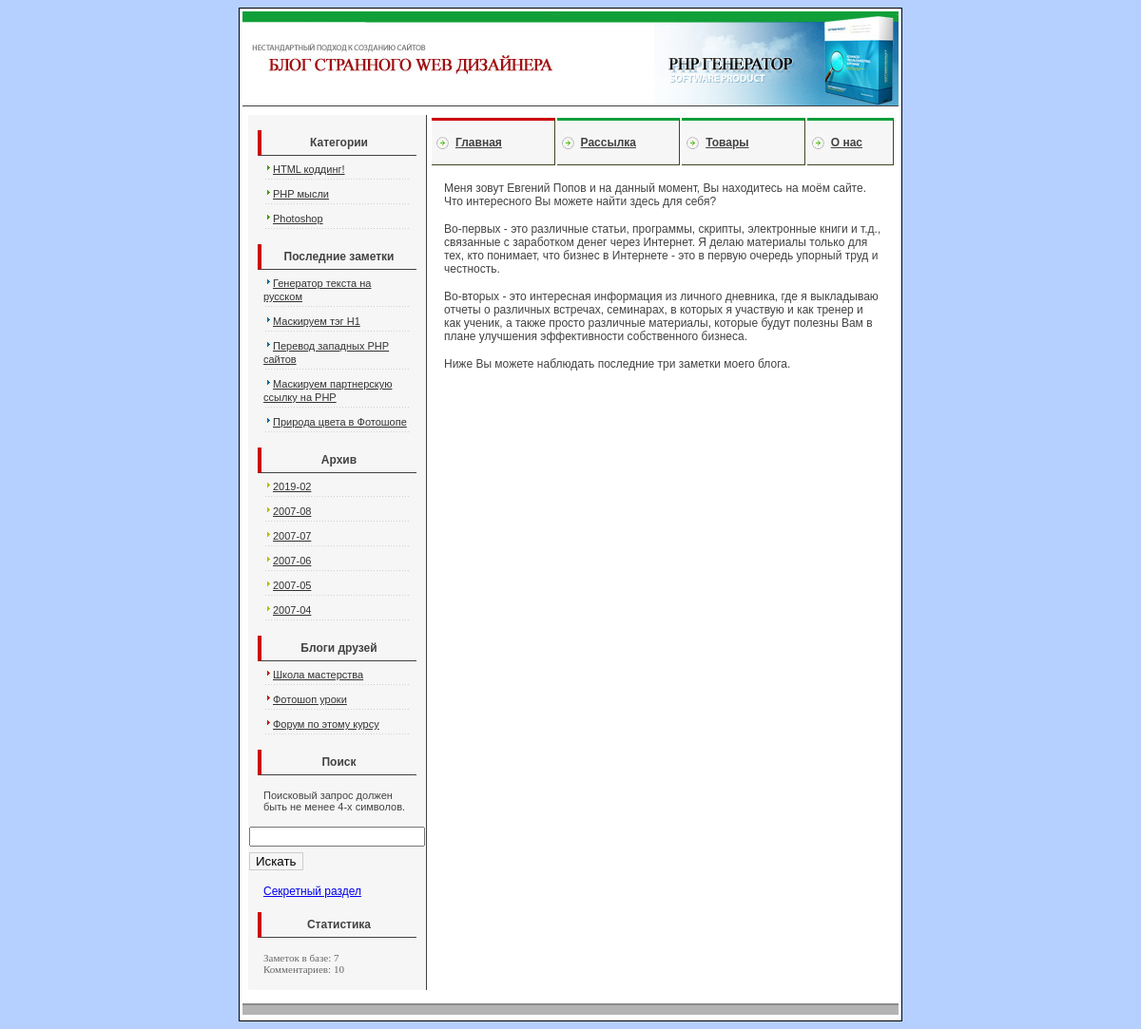
The page / on the database its author committed.
### tables this page shows
CREATE TABLE `categories` (
  `id` int(2) NOT NULL,
  `title` varchar(255) NOT NULL,
  `meta_d` varchar(255) NOT NULL,
  `meta_k` varchar(255) NOT NULL,
  `mytext` text NOT NULL
);

CREATE TABLE `data` (
  `id` int(5) NOT NULL,
  `cat` int(1) NOT NULL DEFAULT '0',
  `meta_d` varchar(255) NOT NULL DEFAULT '',
  `meta_k` varchar(255) NOT NULL DEFAULT '',
  `description` text NOT NULL,
  `text` text NOT NULL,
  `view` int(7) NOT NULL DEFAULT '0',
  `author` varchar(100) NOT NULL DEFAULT '',
  `date` date NOT NULL,
  `mini_img` varchar(255) NOT NULL DEFAULT '',
  `title` varchar(255) NOT NULL DEFAULT '',
  `secret` int(1) DEFAULT NULL,
  `rating` int(10) NOT NULL DEFAULT '5',
  `q_vote` int(10) NOT NULL DEFAULT '1'
);

CREATE TABLE `friends` (
  `id` int(11) NOT NULL,
  `link` varchar(255) NOT NULL,
  `title` varchar(255) NOT NULL
);

CREATE TABLE `settings` (
  `id` int(3) NOT NULL,
  `title` varchar(255) NOT NULL,
  `meta_d` varchar(255) NOT NULL,
  `meta_k` varchar(255) NOT NULL,
  `mytext` text NOT NULL,
  `pages` varchar(255) NOT NULL
);

### blocks/lefttd.php (the view, shortened to what this page needs)
<td width="182px" valign="top" class="left">
<div class="nav_title">Категории</div>
<?php
$result2 = mysqli_query($db,"SELECT * FROM categories ORDER BY id");
if(mysqli_num_rows($result2) > 0){
    $myrow2 = mysqli_fetch_array($result2);
        do{
            printf("<p class='point'><img src='img/arr.jpg'><a class='nav_link' href='view_cat.php?cat=%s'>%s</a></p>",$myrow2['id'],$myrow2['title']);
        }
        while($myrow2 = mysqli_fetch_array($result2));
}
else{
    echo "<p>Информация по запросу не может быть извлечена в таблице нет записей.</p>";
    exit();
}
?>
<div class="nav_title">Последние заметки</div>
<?php
$result3 = mysqli_query($db,"SELECT id,title FROM data WHERE secret = 0  ORDER BY id DESC LIMIT 5");
if(mysqli_num_rows($result3) > 0){
    $myrow3 = mysqli_fetch_array($result3);
    do {
        printf("<p class='point'><img src='img/arr2.jpg'><a class='nav_link' href='view_post.php?id=%s'>%s</a></p>",$myrow3['id'],$myrow3['title']);
    } while ($myrow3 = mysqli_fetch_array($result3));
}
else{
    echo "<p>Информация по запросу не может быть извлечена в таблице нет записей.</p>";
    exit();
}
?>
<div class="nav_title">Архив</div>
<?php
$result4 = mysqli_query($db,"SELECT DISTINCT left(date,7) AS month FROM data ORDER BY month DESC");
if(mysqli_num_rows($result4) > 0){
    $myrow4 = mysqli_fetch_array($result4);
    do {
        printf("<p class='point'><img src='img/arr3.jpg'><a class='nav_link' href='view_date.php?date=%s'>%s</a></p>",$myrow4['month'],$myrow4['month']);
    } while ($myrow4 = mysqli_fetch_array($result4));
}
else{
    echo "<p>Информация по запросу не может быть извлечена в таблице нет записей.</p>";
    exit();
}
?>
<div class="nav_title">Блоги друзей</div>
<?php
$result5 = mysqli_query($db,"SELECT title,link FROM friends");
if(mysqli_num_rows($result5) > 0){
    $myrow5 = mysqli_fetch_array($result5);
    do {
        printf("<p class='point'><img src='img/arr4.jpg'><a class='nav_link' href='%s' target='_blank'>%s</a></p>",$myrow5['link'],$myrow5['title']);
    } while ($myrow5 = mysqli_fetch_array($result5));
}
else{
    echo "<p>Информация по запросу не может быть извлечена в таблице нет записей.</p>";
    exit();
}
?>
<div class="nav_title">Поиск</div>
<form action="view_search.php" method="post" name="form_s">
<p class="search_t">Поисковый запрос должен быть не менее 4-х символов.</p>
<input type="text" name="search" id="search" size="20">
<br>
<input  class="search_b" type="submit" value="Искать" name="submit_s">
</form>
<p><a href="secret.php">Секретный раздел</a></p>
<div class="nav_title">Статистика</div>
<?php
$result10 = mysqli_query($db,"SELECT COUNT(*) FROM data");
$sum = mysqli_fetch_array($result10);
$result11 = mysqli_query($db,"SELECT COUNT(*) FROM comments");
$sum2 = mysqli_fetch_array($result11);
echo "<p class='comments'>Заметок в базе: $sum[0]<br> Комментариев: $sum2[0]</p>";
?>
</td>

### index.php (shortened to what this page needs)
<?php include("blocks/bd.php");
$result = mysqli_query($db,"SELECT title, meta_d, meta_k, mytext FROM settings WHERE pages='index'");
if(mysqli_num_rows($result) > 0){
    $myrow = mysqli_fetch_array($result);
}
else{
    echo "<p>Информация по запросу не может быть извлечена в таблице нет записей.</p>";
    exit();
}
?>
<!DOCTYPE html>
<html>
<head>
<link rel="stylesheet" href="css/style.css">
</head>
<body>
<table class="main_border">
 <?php include("blocks/header.php"); ?>
    <tr>
        <td valign="center">
            <table width="100%">
                <tr>
                <td><?php include("blocks/lefttd.php"); ?></td>
                    <td style="float:left;">
                        <?php $n=1; include("blocks/nav.php")?>
                        <?php echo $myrow['mytext'];?>
                    </td>
                </tr>
            </table>
        </td>
    </tr>
    <?php include("blocks/footer.php"); ?>
</table>
</body>
</html>

### blocks/header.php
<tr>
   <td><a href="index.php"><img src="img\header.jpg" alt="header"></a></td>
 </tr>

### blocks/nav.php
<table>
    <tr>
        <td width="27%"
            <?php if (isset($n)) {
                if ($n == 1)
                    echo "class='nav_a'";
                else
                    echo "class='nav_t'"; }?>><p><strong><a href="index.php">Главная</a></strong></p></td>
                            <td width="27%"   <?php if (isset($n)) {
                if ($n == 2)
                    echo "class='nav_a'";
                else
                    echo "class='nav_t'"; }?>><p><strong><a href="subscribe.php">Рассылка</a></strong></p></td>
                            <td width="27%"   <?php if (isset($n)) {
                if ($n == 3)
                    echo "class='nav_a'";
                else
                    echo "class='nav_t'"; }?>><p><strong><a href="goodies.php">Товары</a></strong></p></td>
                            <td width="110px"   <?php if (isset($n)) {
                if ($n == 4)
                    echo "class='nav_a'";
                else
                    echo "class='nav_t'"; }?>><p><strong><a href="about.php">О нас</a></strong></p></td>
                        </tr>
                        </table>

### blocks/footer.php
<tr>
     <td><img src="img/footer.jpg" alt=""></td>
 </tr>

### css/style.css (style rules this page uses)
.main_border { width: 690px; background-color:#ffffff; border: 1px solid #000000; margin: auto; }
body { background-image: url(../img/bg.jpg); font-family: Verdana, Geneva, Tahoma, sans-serif; font-size: 12px; color: #424242; }
.left { background-color: #f6f6f6; border-right: 1px solid #424242; }
p { font-family: Verdana, Geneva, Tahoma, sans-serif; font-size: 12px; color: #424242; margin: 15px; }
.nav_title { margin: 15px 5% 0 5%; font-weight: bold; text-align: center; border-left: 4px solid #cc0000; border-bottom: 1px solid #424242; padding-top: 6px; padding-bottom: 6px; }
.nav_link { color: #333333; font-size: 11px; margin: 10px 0; }
.search_t { font-size: 11px; }
.search_b { border:1px solid #cccccc; background-color: #f6f6f6; margin-top:6px; }
.nav_t { border-bottom: 1px solid #424424; border-top: 3px solid #119F3A; border-right: 1px solid #424424; background-color: #f6f6f6; background-image: url(../img/arrow.jpg); background-position: left; background-repeat: no-repeat; padding-left: 10px; }
.nav_t a { color: #424242; }
.nav_a { border-bottom: 1px solid #424424; border-top: 3px solid #cc0000; border-right: 1px solid #424424; background-color: #f6f6f6; background-image: url(../img/arrow.jpg); background-position: left; background-repeat: no-repeat; padding-left: 10px; }
.nav_a a { color: #424242; }
.point { background-image: url(../img/point.jpg); background-position: bottom; background-repeat: repeat-x; padding-bottom: 5px; margin-top: 7px; margin-bottom: 7px; }
.comments { font-family: Verdana; font-size: 11px; color: #666666; }

### rows shown on the page
categories: title "HTML коддинг!"
categories: title "PHP мысли"
categories: title "Photoshop"
data: title "Генератор текста на русском"
data: title "Маскируем тэг H1"
data: title "Перевод западных PHP сайтов"
data: title "Маскируем партнерскую ссылку на PHP"
data: title "Природа цвета в Фотошопе"
friends: title "Школа мастерства"
friends: title "Фотошоп уроки"
friends: title "Форум по этому курсу"
settings: mytext "Меня зовут Евгений Попов и на данный момент, Вы находитесь на моём сайте. Что интересного Вы можете найти здесь для себя? Во-первых - это различные статьи, программы, скрипты, электронные книги и т.д., связанные с заработком денег через Интернет. Я делаю материалы только для тех, кто понимает, что бизнес в Интернете - это в первую очередь упорный труд и честность. Во-вторых - это интересная информация из личного дневника, где я выкладываю отчеты о различных встречах, семинарах, в которых я участвую и как тренер и как ученик, а также просто различные материалы, которые будут полезны Вам в плане улучшения эффективности собственного бизнеса. Ниже Вы можете наблюдать последние три заметки моего…"

### other values the page prints
$myrow4['month'] "2019-02"
$myrow4['month'] "2007-08"
$myrow4['month'] "2007-07"
$myrow4['month'] "2007-06"
$myrow4['month'] "2007-05"
$myrow4['month'] "2007-04"
$sum[0] "7"
$sum2[0] "10"
